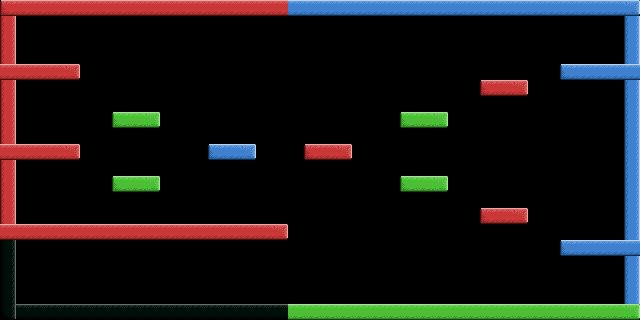

Tiled map render using the project's own tile images. Description and the map definition, with tile-layer contents summarised, below:
An orthogonal 40x20 tile map with 16x16 px tiles, 1 tile layer (Tiles) and 46 objects (41x Laser, 3x Coin, Start, End).

<map version="1.0" orientation="orthogonal" width="40" height="20" tilewidth="16" tileheight="16">
 <tileset firstgid="1" source="../images/tiles.tsx" />
 <layer name="Tiles" width="40" height="20">
  <data>[800 cells, 173 non-empty, 14 distinct tile ids]</data>
 </layer>
 <objectgroup name="" width="40" height="20">
  <object type="Start" gid="29" x="16" y="48" />
  <object type="End" gid="30" x="592" y="288" />
  <object type="Laser" gid="42" x="272" y="48">
   <properties>
    <property name="ID" value="0" />
    <property name="reverted" value="1" />
    <property name="vertical" value="0" />
   </properties>
  </object>
  <object type="Laser" gid="42" x="272" y="32">
   <properties>
    <property name="ID" value="0" />
    <property name="reverted" value="1" />
    <property name="vertical" value="0" />
   </properties>
  </object>
  <object type="Coin" gid="40" x="32" y="112" />
  <object type="Laser" gid="42" x="272" y="64">
   <properties>
    <property name="ID" value="0" />
    <property name="reverted" value="1" />
    <property name="vertical" value="0" />
   </properties>
  </object>
  <object type="Laser" gid="42" x="272" y="144">
   <properties>
    <property name="ID" value="0" />
    <property name="reverted" value="1" />
    <property name="vertical" value="0" />
   </properties>
  </object>
  <object type="Laser" gid="42" x="272" y="160">
   <properties>
    <property name="ID" value="0" />
    <property name="reverted" value="1" />
    <property name="vertical" value="0" />
   </properties>
  </object>
  <object type="Laser" gid="42" x="272" y="208">
   <properties>
    <property name="ID" value="0" />
    <property name="reverted" value="1" />
    <property name="vertical" value="0" />
   </properties>
  </object>
  <object type="Laser" gid="42" x="272" y="192">
   <properties>
    <property name="ID" value="0" />
    <property name="reverted" value="1" />
    <property name="vertical" value="0" />
   </properties>
  </object>
  <object type="Laser" gid="42" x="272" y="176">
   <properties>
    <property name="ID" value="0" />
    <property name="reverted" value="1" />
    <property name="vertical" value="0" />
   </properties>
  </object>
  <object type="Laser" gid="42" x="272" y="224">
   <properties>
    <property name="ID" value="0" />
    <property name="reverted" value="1" />
    <property name="vertical" value="0" />
   </properties>
  </object>
  <object type="Coin" gid="40" x="32" y="288" />
  <object type="Coin" gid="40" x="592" y="48" />
  <object type="Laser" gid="41" x="272" y="256">
   <properties>
    <property name="ID" value="1" />
    <property name="reverted" value="0" />
    <property name="verticle" value="0" />
   </properties>
  </object>
  <object type="Laser" gid="41" x="288" y="256">
   <properties>
    <property name="ID" value="1" />
    <property name="reverted" value="0" />
    <property name="verticle" value="0" />
   </properties>
  </object>
  <object type="Laser" gid="41" x="304" y="256">
   <properties>
    <property name="ID" value="1" />
    <property name="reverted" value="0" />
    <property name="verticle" value="0" />
   </properties>
  </object>
  <object type="Laser" gid="41" x="320" y="256">
   <properties>
    <property name="ID" value="1" />
    <property name="reverted" value="0" />
    <property name="verticle" value="0" />
   </properties>
  </object>
  <object type="Laser" gid="41" x="336" y="256">
   <properties>
    <property name="ID" value="1" />
    <property name="reverted" value="0" />
    <property name="verticle" value="0" />
   </properties>
  </object>
  <object type="Laser" gid="41" x="368" y="256">
   <properties>
    <property name="ID" value="1" />
    <property name="reverted" value="0" />
    <property name="verticle" value="0" />
   </properties>
  </object>
  <object type="Laser" gid="41" x="384" y="256">
   <properties>
    <property name="ID" value="1" />
    <property name="reverted" value="0" />
    <property name="verticle" value="0" />
   </properties>
  </object>
  <object type="Laser" gid="41" x="352" y="256">
   <properties>
    <property name="ID" value="1" />
    <property name="reverted" value="0" />
    <property name="verticle" value="0" />
   </properties>
  </object>
  <object type="Laser" gid="41" x="400" y="256">
   <properties>
    <property name="ID" value="1" />
    <property name="reverted" value="0" />
    <property name="verticle" value="0" />
   </properties>
  </object>
  <object type="Laser" gid="41" x="512" y="256">
   <properties>
    <property name="ID" value="1" />
    <property name="reverted" value="0" />
    <property name="verticle" value="0" />
   </properties>
  </object>
  <object type="Laser" gid="41" x="496" y="256">
   <properties>
    <property name="ID" value="1" />
    <property name="reverted" value="0" />
    <property name="verticle" value="0" />
   </properties>
  </object>
  <object type="Laser" gid="41" x="432" y="256">
   <properties>
    <property name="ID" value="1" />
    <property name="reverted" value="0" />
    <property name="verticle" value="0" />
   </properties>
  </object>
  <object type="Laser" gid="41" x="448" y="256">
   <properties>
    <property name="ID" value="1" />
    <property name="reverted" value="0" />
    <property name="verticle" value="0" />
   </properties>
  </object>
  <object type="Laser" gid="41" x="480" y="256">
   <properties>
    <property name="ID" value="1" />
    <property name="reverted" value="0" />
    <property name="verticle" value="0" />
   </properties>
  </object>
  <object type="Laser" gid="41" x="464" y="256">
   <properties>
    <property name="ID" value="1" />
    <property name="reverted" value="0" />
    <property name="verticle" value="0" />
   </properties>
  </object>
  <object type="Laser" gid="41" x="416" y="256">
   <properties>
    <property name="ID" value="1" />
    <property name="reverted" value="0" />
    <property name="verticle" value="0" />
   </properties>
  </object>
  <object type="Laser" gid="41" x="176" y="256">
   <properties>
    <property name="ID" value="1" />
    <property name="reverted" value="0" />
    <property name="verticle" value="0" />
   </properties>
  </object>
  <object type="Laser" gid="41" x="192" y="256">
   <properties>
    <property name="ID" value="1" />
    <property name="reverted" value="0" />
    <property name="verticle" value="0" />
   </properties>
  </object>
  <object type="Laser" gid="41" x="16" y="256">
   <properties>
    <property name="ID" value="1" />
    <property name="reverted" value="0" />
    <property name="verticle" value="0" />
   </properties>
  </object>
  <object type="Laser" gid="41" x="224" y="256">
   <properties>
    <property name="ID" value="1" />
    <property name="reverted" value="0" />
    <property name="verticle" value="0" />
   </properties>
  </object>
  <object type="Laser" gid="41" x="240" y="256">
   <properties>
    <property name="ID" value="1" />
    <property name="reverted" value="0" />
    <property name="verticle" value="0" />
   </properties>
  </object>
  <object type="Laser" gid="41" x="128" y="256">
   <properties>
    <property name="ID" value="1" />
    <property name="reverted" value="0" />
    <property name="verticle" value="0" />
   </properties>
  </object>
  <object type="Laser" gid="41" x="112" y="256">
   <properties>
    <property name="ID" value="1" />
    <property name="reverted" value="0" />
    <property name="verticle" value="0" />
   </properties>
  </object>
  <object type="Laser" gid="41" x="48" y="256">
   <properties>
    <property name="ID" value="1" />
    <property name="reverted" value="0" />
    <property name="verticle" value="0" />
   </properties>
  </object>
  </objectgroup>
</map>
<!-- 8 of 46 objects omitted -->
